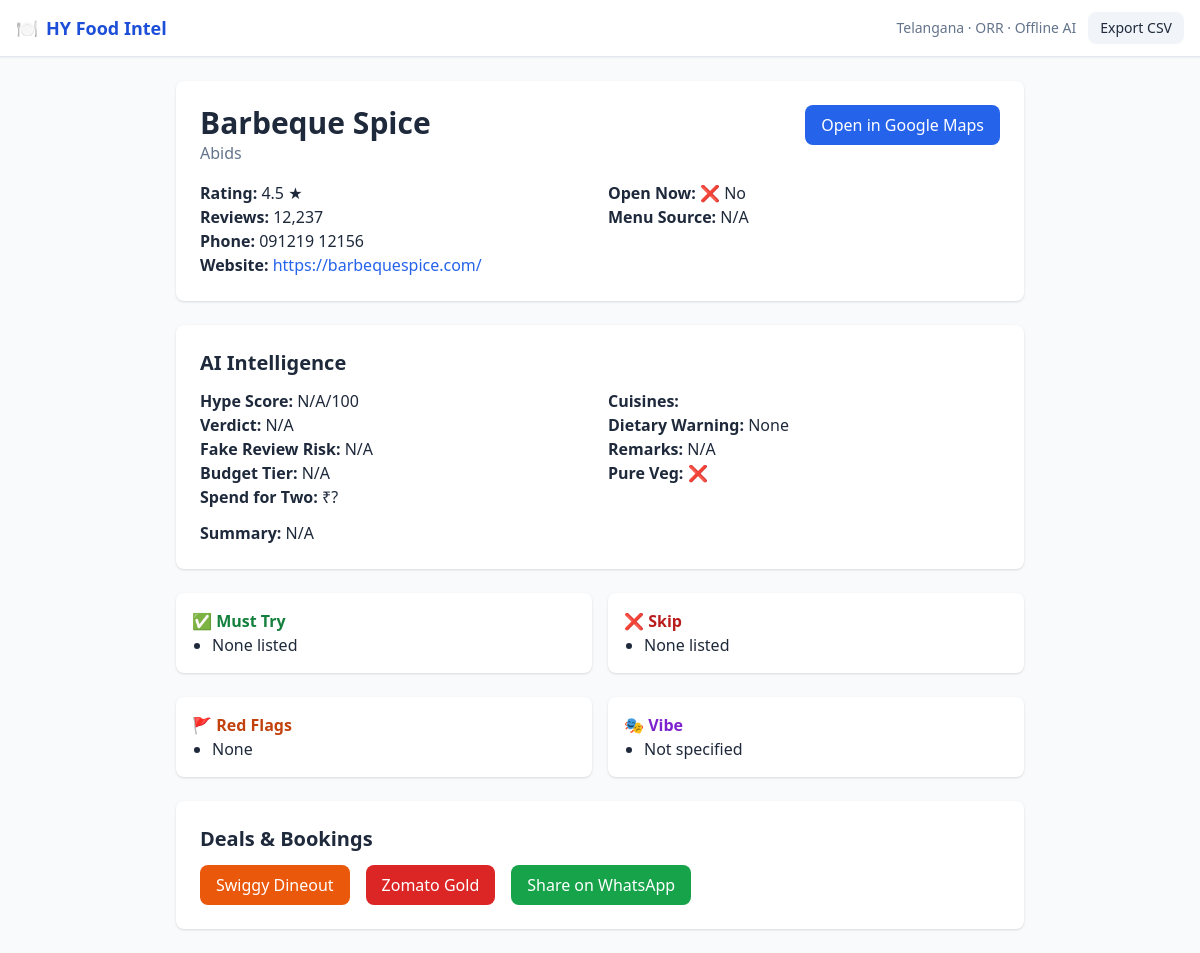
Page /restaurant/barbeque-spice on the committed database.
### tables this page shows
CREATE TABLE restaurants (
            id INTEGER PRIMARY KEY AUTOINCREMENT,
            slug TEXT UNIQUE NOT NULL,
            name TEXT NOT NULL,
            rating REAL,
            review_count INTEGER,
            locality TEXT,
            address TEXT,
            latitude REAL,
            longitude REAL,
            phone TEXT,
            website TEXT,
            phone_source TEXT,
            website_source TEXT,
            google_maps_url TEXT,
            opening_hours_json TEXT,
            is_open_now INTEGER,
            raw_menu_json TEXT,
            menu_source TEXT,
            qr_menu_url TEXT,
            menu_images_json TEXT,
            metadata_sources_json TEXT,
            social_context_json TEXT,
            ai_analysis_json TEXT,
            place_id TEXT,
            created_at TEXT,
            updated_at TEXT
        );

### app.py (the view)
@app.get("/restaurant/{slug}", response_class=HTMLResponse)
async def restaurant_profile(request: Request, slug: str):
    conn = get_db()
    restaurant = db.get_restaurant_by_slug(conn, slug)
    conn.close()
    if not restaurant:
        raise HTTPException(status_code=404, detail="Restaurant not found")
    deals = get_deal_links(restaurant)
    wa_url = whatsapp_share_url(restaurant)
    wa_text = whatsapp_share_text(restaurant)
    return TEMPLATES.TemplateResponse(
        request,
        "restaurant.html",
        {
            "r": restaurant,
            "deals": deals,
            "wa_url": wa_url,
            "wa_text": wa_text,
        },
    )

### templates/restaurant.html (shortened to what this page needs)
{% extends "base.html" %}
{% block content %}
<div class="max-w-4xl mx-auto p-6">
  <div class="bg-white shadow rounded-lg p-6 mb-6">
    <div class="flex justify-between items-start">
      <div>
        <h1 class="text-3xl font-bold">{{ r.name }}</h1>
        <p class="text-slate-500">{{ r.locality or "Hyderabad" }}</p>
      </div>
      <a href="{{ r.google_maps_url }}" target="_blank" class="px-4 py-2 bg-blue-600 text-white rounded-lg hover:bg-blue-700">Open in Google Maps</a>
    </div>
    <div class="grid grid-cols-2 gap-4 mt-4">
      <div>
        <p><span class="font-semibold">Rating:</span> {{ r.rating or "N/A" }} ★</p>
        <p><span class="font-semibold">Reviews:</span> {{ "{:,}".format(r.review_count) if r.review_count else "N/A" }}</p>
        <p><span class="font-semibold">Phone:</span> {{ r.phone or "N/A" }}</p>
        <p><span class="font-semibold">Website:</span> {% if r.website %}<a href="{{ r.website }}" class="text-blue-600 hover:underline" target="_blank">{{ r.website }}</a>{% else %}N/A{% endif %}</p>
      </div>
      <div>
        <p><span class="font-semibold">Open Now:</span> {{ "✅ Yes" if r.is_open_now else "❌ No" }}</p>
        <p><span class="font-semibold">Menu Source:</span> {{ r.menu_source or "N/A" }}</p>
      </div>
    </div>
  </div>
  {% set ai = r.ai_analysis or {} %}
  <div class="bg-white shadow rounded-lg p-6 mb-6">
    <h2 class="text-xl font-bold mb-3">AI Intelligence</h2>
    <div class="grid grid-cols-2 gap-4">
      <div>
        <p><span class="font-semibold">Hype Score:</span> {{ ai.hype_score or "N/A" }}/100</p>
        <p><span class="font-semibold">Verdict:</span> {{ ai.hype_verdict or "N/A" }}</p>
        <p><span class="font-semibold">Fake Review Risk:</span> {{ ai.fake_review_risk or "N/A" }}</p>
        <p><span class="font-semibold">Budget Tier:</span> {{ ai.budget_tier or "N/A" }}</p>
        <p><span class="font-semibold">Spend for Two:</span> ₹{{ ai.calculated_spend_for_two or "?" }}</p>
      </div>
      <div>
        <p><span class="font-semibold">Cuisines:</span> {{ ", ".join(ai.cuisines or []) }}</p>
        <p><span class="font-semibold">Dietary Warning:</span> {{ ai.dietary_warning or "None" }}</p>
        <p><span class="font-semibold">Remarks:</span> {{ ai.dietary_warning_remarks or "N/A" }}</p>
        <p><span class="font-semibold">Pure Veg:</span> {{ "✅" if ai.is_pure_veg else "❌" }}</p>
      </div>
    </div>
    <div class="mt-3">
      <p><span class="font-semibold">Summary:</span> {{ ai.hype_analysis_summary or "N/A" }}</p>
    </div>
  </div>
  <div class="grid grid-cols-2 gap-4 mb-6">
    <div class="bg-white shadow rounded-lg p-4">
      <h3 class="font-bold text-green-700">✅ Must Try</h3>
      <ul class="list-disc ml-5">
        {% for item in ai.must_try_items or [] %}
        <li>{{ item }}</li>
        {% else %}
        <li>None listed</li>
        {% endfor %}
      </ul>
    </div>
    <div class="bg-white shadow rounded-lg p-4">
      <h3 class="font-bold text-red-700">❌ Skip</h3>
      <ul class="list-disc ml-5">
        {% for item in ai.skip_items or [] %}
        <li>{{ item }}</li>
        {% else %}
        <li>None listed</li>
        {% endfor %}
      </ul>
    </div>
  </div>
  <div class="grid grid-cols-2 gap-4 mb-6">
    <div class="bg-white shadow rounded-lg p-4">
      <h3 class="font-bold text-orange-700">🚩 Red Flags</h3>
      <ul class="list-disc ml-5">
        {% for flag in ai.red_flags or [] %}
        <li>{{ flag }}</li>
        {% else %}
        <li>None</li>
        {% endfor %}
      </ul>
    </div>
    <div class="bg-white shadow rounded-lg p-4">
      <h3 class="font-bold text-purple-700">🎭 Vibe</h3>
      <ul class="list-disc ml-5">
        {% for tag in ai.vibe_tags or [] %}
        <li>{{ tag }}</li>
        {% else %}
        <li>Not specified</li>
        {% endfor %}
      </ul>
    </div>
  </div>
  <div class="bg-white shadow rounded-lg p-6">
    <h2 class="text-xl font-bold mb-3">Deals & Bookings</h2>
    <div class="flex gap-4">
      <a href="{{ deals.swiggy_dineout }}" target="_blank" class="px-4 py-2 bg-orange-600 text-white rounded-lg hover:bg-orange-700">Swiggy Dineout</a>
      <a href="{{ deals.zomato_gold }}" target="_blank" class="px-4 py-2 bg-red-600 text-white rounded-lg hover:bg-red-700">Zomato Gold</a>
      <a href="{{ wa_url }}" target="_blank" class="px-4 py-2 bg-green-600 text-white rounded-lg hover:bg-green-700">Share on WhatsApp</a>
    </div>
  </div>
</div>
{% endblock %}

### templates/base.html (shortened to what this page needs)
<!DOCTYPE html>
<html lang="en">
<head>
  <script src="https://cdn.tailwindcss.com"></script>
  <link rel="stylesheet" href="https://unpkg.com/leaflet@1.9.4/dist/leaflet.css">
  <link rel="stylesheet" href="https://unpkg.com/leaflet.markercluster@1.5.3/dist/MarkerCluster.css">
  <link rel="stylesheet" href="https://unpkg.com/leaflet.markercluster@1.5.3/dist/MarkerCluster.Default.css">
  <link rel="stylesheet" href="/static/css/style.css">
</head>
<body class="bg-slate-50 text-slate-800">
  <nav class="bg-white border-b border-slate-200 px-4 py-3 flex items-center justify-between shadow-sm">
    <a href="/" class="flex items-center gap-2 font-bold text-lg text-blue-700">
      <span>🍽️</span> HY Food Intel
    </a>
    <div class="flex items-center gap-3 text-sm">
      <span class="hidden sm:inline text-slate-500">Telangana · ORR · Offline AI</span>
      <a href="/api/export-csv" class="px-3 py-1.5 bg-slate-100 hover:bg-slate-200 rounded-lg font-medium">Export CSV</a>
    </div>
  </nav>
  {% block content %}{% endblock %}
</body>
</html>

### rows in the picture
restaurants: name "Barbeque Spice", locality "Abids", rating "4.5", review_count "12,237", phone "091219 12156", website "https://barbequespice.com/"

### other values in the picture
{{ "✅ Yes" if r.is_open_now else "❌ No" }} "❌ No"
{{ r.menu_source or "N/A" }} "N/A"
{{ ai.hype_score or "N/A" }} "N/A"
{{ ai.hype_verdict or "N/A" }} "N/A"
{{ ai.fake_review_risk or "N/A" }} "N/A"
{{ ai.budget_tier or "N/A" }} "N/A"
{{ ai.calculated_spend_for_two or "?" }} "?"
{{ ai.dietary_warning or "None" }} "None"
{{ ai.dietary_warning_remarks or "N/A" }} "N/A"
{{ "✅" if ai.is_pure_veg else "❌" }} "❌"
{{ ai.hype_analysis_summary or "N/A" }} "N/A"
